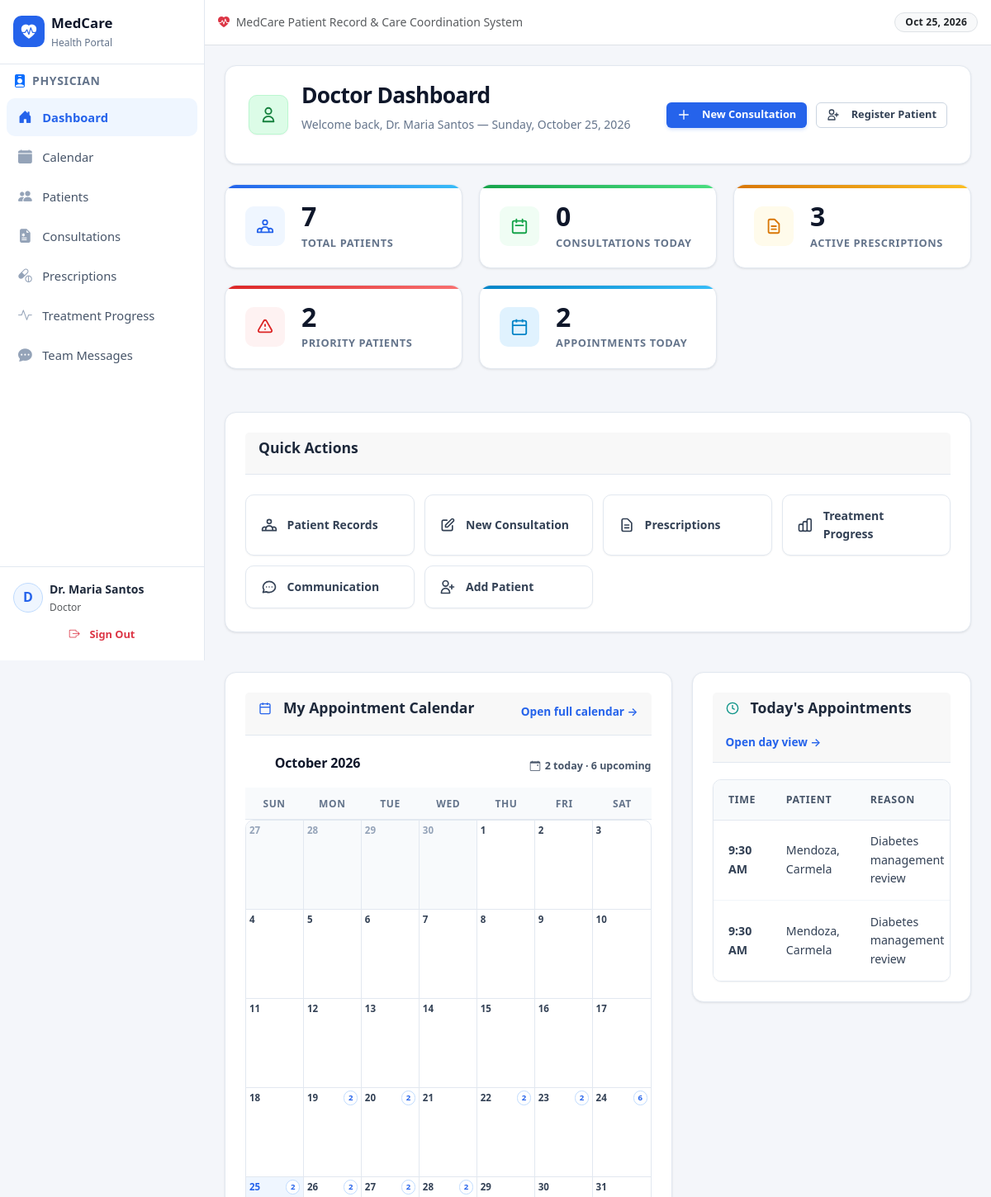
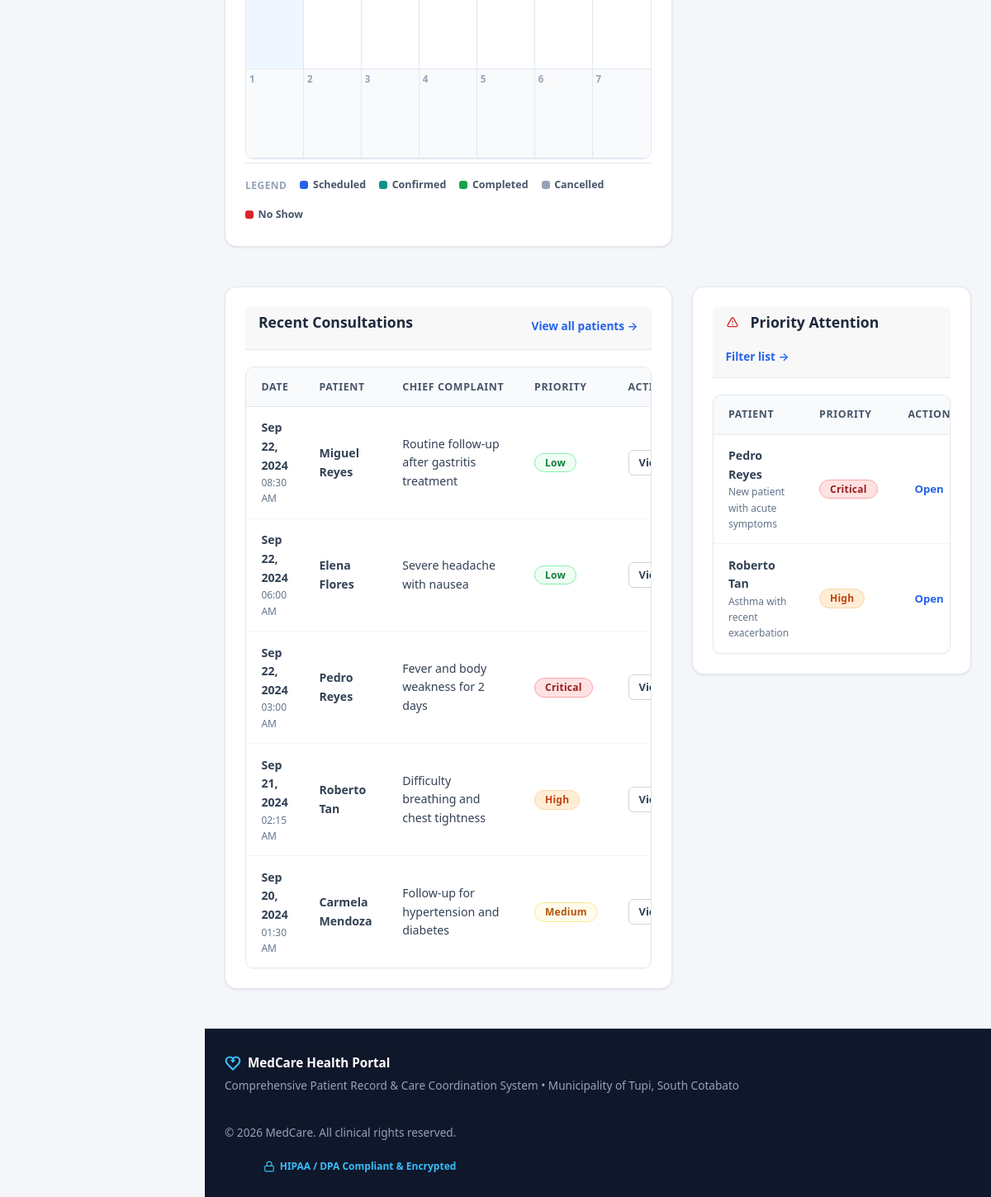
Screenshot of /pages/doctor/dashboard.php (signed in) with the database file from the repository (2 pictures, top to bottom).
### tables this page shows
CREATE TABLE IF NOT EXISTS `appointments` (
  `appointment_id` int NOT NULL AUTO_INCREMENT,
  `patient_id` int NOT NULL,
  `doctor_id` int NOT NULL,
  `appointment_date` date NOT NULL,
  `appointment_time` time NOT NULL,
  `duration_minutes` int NOT NULL DEFAULT '30',
  `appointment_type` enum('consultation','follow_up','treatment','vaccination','screening','other') DEFAULT 'consultation',
  `status` enum('scheduled','confirmed','completed','cancelled','no_show') DEFAULT 'scheduled',
  `reason` text,
  `notes` text,
  `created_at` timestamp NULL DEFAULT CURRENT_TIMESTAMP,
  `updated_at` timestamp NULL DEFAULT CURRENT_TIMESTAMP ON UPDATE CURRENT_TIMESTAMP,
  PRIMARY KEY (`appointment_id`),
  KEY `idx_date` (`appointment_date`),
  KEY `idx_doctor_date` (`doctor_id`,`appointment_date`),
  KEY `idx_patient` (`patient_id`),
  KEY `idx_status` (`status`)
);

CREATE TABLE IF NOT EXISTS `patients` (
  `patient_id` int NOT NULL AUTO_INCREMENT,
  `user_id` int DEFAULT NULL,
  `first_name` varchar(50) NOT NULL,
  `last_name` varchar(50) NOT NULL,
  `date_of_birth` date DEFAULT NULL,
  `gender` enum('male','female','other') DEFAULT NULL,
  `contact_number` varchar(20) DEFAULT NULL,
  `address` text,
  `emergency_contact_name` varchar(100) DEFAULT NULL,
  `emergency_contact_number` varchar(20) DEFAULT NULL,
  `blood_type` varchar(5) DEFAULT NULL,
  `allergies` text,
  `created_at` timestamp NULL DEFAULT CURRENT_TIMESTAMP,
  `updated_at` timestamp NULL DEFAULT CURRENT_TIMESTAMP ON UPDATE CURRENT_TIMESTAMP,
  PRIMARY KEY (`patient_id`),
  UNIQUE KEY `user_id` (`user_id`),
  KEY `idx_name` (`last_name`,`first_name`)
);

CREATE TABLE IF NOT EXISTS `patient_priority` (
  `priority_id` int NOT NULL AUTO_INCREMENT,
  `patient_id` int NOT NULL,
  `priority_level` enum('low','medium','high','critical') NOT NULL,
  `urgency_reason` text,
  `assigned_by` int NOT NULL,
  `assigned_at` timestamp NULL DEFAULT CURRENT_TIMESTAMP,
  `updated_at` timestamp NULL DEFAULT CURRENT_TIMESTAMP ON UPDATE CURRENT_TIMESTAMP,
  PRIMARY KEY (`priority_id`),
  KEY `assigned_by` (`assigned_by`),
  KEY `idx_patient` (`patient_id`),
  KEY `idx_priority` (`priority_level`)
);

### pages/doctor/dashboard.php (the view, shortened to what the rows shown need)
<?php
require_once __DIR__ . '/../../includes/header.php';
$database = new Database();
$conn = $database->getConnection();
$doctor_id = $_SESSION['user_id'];
$recent_consultations = $conn->query("
    SELECT c.*, p.first_name, p.last_name, pp.priority_level
    FROM consultations c
    JOIN patients p ON c.patient_id = p.patient_id
    LEFT JOIN patient_priority pp ON pp.priority_id = (
        SELECT pp2.priority_id FROM patient_priority pp2
        WHERE pp2.patient_id = p.patient_id
        ORDER BY pp2.assigned_at DESC, pp2.priority_id DESC LIMIT 1
    )
    ORDER BY c.consultation_date DESC
    LIMIT 6
")->fetchAll();
$urgent_patients = $conn->query("
    SELECT p.*, pp.priority_level, pp.urgency_reason as priority_reason
    FROM patients p
    LEFT JOIN patient_priority pp ON pp.priority_id = (
        SELECT pp2.priority_id FROM patient_priority pp2
        WHERE pp2.patient_id = p.patient_id
        ORDER BY pp2.assigned_at DESC, pp2.priority_id DESC LIMIT 1
    )
    WHERE pp.priority_level IN ('critical', 'high')
    ORDER BY CASE pp.priority_level WHEN 'critical' THEN 1 WHEN 'high' THEN 2 ELSE 3 END, p.created_at DESC
    LIMIT 5
")->fetchAll();
$doctor_id = (int)$doctor_id;
$today = date('Y-m-d');
try {
    $stmt = $conn->prepare("
        SELECT a.appointment_id, a.appointment_time, a.status, a.appointment_type, a.reason,
               p.first_name, p.last_name
        FROM appointments a
        JOIN patients p ON a.patient_id = p.patient_id
        WHERE a.doctor_id = ? AND a.appointment_date = ?
        ORDER BY a.appointment_time
    ");
    $stmt->execute([$doctor_id, $today]);
    $today_appointments = $stmt->fetchAll();
} catch (PDOException $e) {
    error_log("Dashboard appointment calendar error: " . $e->getMessage());
    $events_by_date = [];
    $today_appointments = [];
    $upcoming_appointments = 0;
}
?>
<div class="page-container">
    <div class="page-header">
        <div class="page-header-content">
            <div class="page-title-group">
                <div>
                    <h1 class="page-title">Doctor Dashboard</h1>
                </div>
            </div>
        </div>
    </div>
    <div class="dashboard-two-col">
        <div class="card">
            <div class="card-body">
                <div class="calendar-toolbar" style="margin-bottom:0.75rem;">
                    <div class="calendar-nav">
                        <h2 class="calendar-month-label" style="font-size:1rem;"><?php echo date('F Y'); ?></h2>
                    </div>
                </div>
            </div>
        </div>
        <div class="card">
            <div class="card-body p-0">
                <?php if (empty($today_appointments)): ?>
                    <div class="empty-state small">No appointments scheduled.</div>
                <?php else: ?>
                    <div class="table-container">
                        <table>
                            <thead>
                                <tr>
                                    <th>Time</th>
                                    <th>Patient</th>
                                    <th>Reason</th>
                                </tr>
                            </thead>
                            <tbody>
                                <?php foreach ($today_appointments as $appt): ?>
                                    <tr>
                                        <td><strong><?php echo date('g:i A', strtotime($appt['appointment_time'])); ?></strong></td>
                                        <td><?php echo htmlspecialchars($appt['last_name'] . ', ' . $appt['first_name']); ?></td>
                                        <td><?php echo htmlspecialchars($appt['reason'] ?: '—'); ?></td>
                                    </tr>
                                <?php endforeach; ?>
                            </tbody>
                        </table>
                    </div>
                <?php endif; ?>
            </div>
        </div>
    </div>
    <div class="dashboard-two-col">
        <div class="card">
            <div class="card-body p-0">
                <?php if (empty($recent_consultations)): ?>
                    <div class="empty-state small">No recent consultations recorded.</div>
                <?php else: ?>
                    <div class="table-container">
                        <table>
                            <thead>
                                <tr>
                                    <th>Date</th>
                                    <th>Patient</th>
                                    <th>Chief Complaint</th>
                                    <th>Priority</th>
                                    <th>Action</th>
                                </tr>
                            </thead>
                        </table>
                    </div>
                <?php endif; ?>
            </div>
        </div>
        <div class="card">
            <div class="card-body p-0">
                <?php if (empty($urgent_patients)): ?>
                    <div class="empty-state small">No critical or high priority patients at this time.</div>
                <?php else: ?>
                    <div class="table-container">
                        <table>
                            <thead>
                                <tr>
                                    <th>Patient</th>
                                    <th>Priority</th>
                                    <th>Action</th>
                                </tr>
                            </thead>
                            <tbody>
                                <?php foreach ($urgent_patients as $p): ?>
                                    <tr>
                                        <td>
                                            <strong><?php echo htmlspecialchars($p['first_name'] . ' ' . $p['last_name']); ?></strong>
                                            <?php if (!empty($p['priority_reason'])): ?>
                                                <div style="font-size:0.75rem;color:var(--slate-500);"><?php echo htmlspecialchars(substr($p['priority_reason'], 0, 35)); ?></div>
                                            <?php endif; ?>
                                        </td>
                                        <td>
                                            <span class="badge priority-<?php echo $p['priority_level']; ?>"><?php echo ucfirst($p['priority_level'] ?? ''); ?></span>
                                        </td>
                                        <td>
                                            <a href="<?php echo BASE_URL; ?>/pages/doctor/view_patient.php?id=<?php echo $p['patient_id']; ?>" class="action-link">Open</a>
                                        </td>
                                    </tr>
                                <?php endforeach; ?>
                            </tbody>
                        </table>
                    </div>
                <?php endif; ?>
            </div>
        </div>
    </div>
</div>
<?php require_once __DIR__ . '/../../includes/footer.php'; ?>

### rows the page displays
appointments: appointment_time "9:30 AM", patient.first_name "Mendoza, Carmela", reason "Diabetes management review"
appointments: appointment_time "9:30 AM", patient.first_name "Mendoza, Carmela", reason "Diabetes management review"
patient_priority: patient.last_name "Pedro Reyes", urgency_reason "New patient with acute symptoms", priority_level "Critical"
patient_priority: patient.last_name "Roberto Tan", urgency_reason "Asthma with recent exacerbation", priority_level "High"

### other values shown
$user_initials "D"
$user_name "Dr. Maria Santos"
$user_role "Doctor"
$_SESSION['full_name'] "Dr. Maria Santos"
$total_patients "7"
$today_consultations "0"
$pending_prescriptions "3"
$high_priority_patients "2"
count($today_appointments) "2"
$upcoming_appointments "6"
$wd "SUN"
$wd "MON"
$wd "TUE"
$wd "WED"
$wd "THU"
